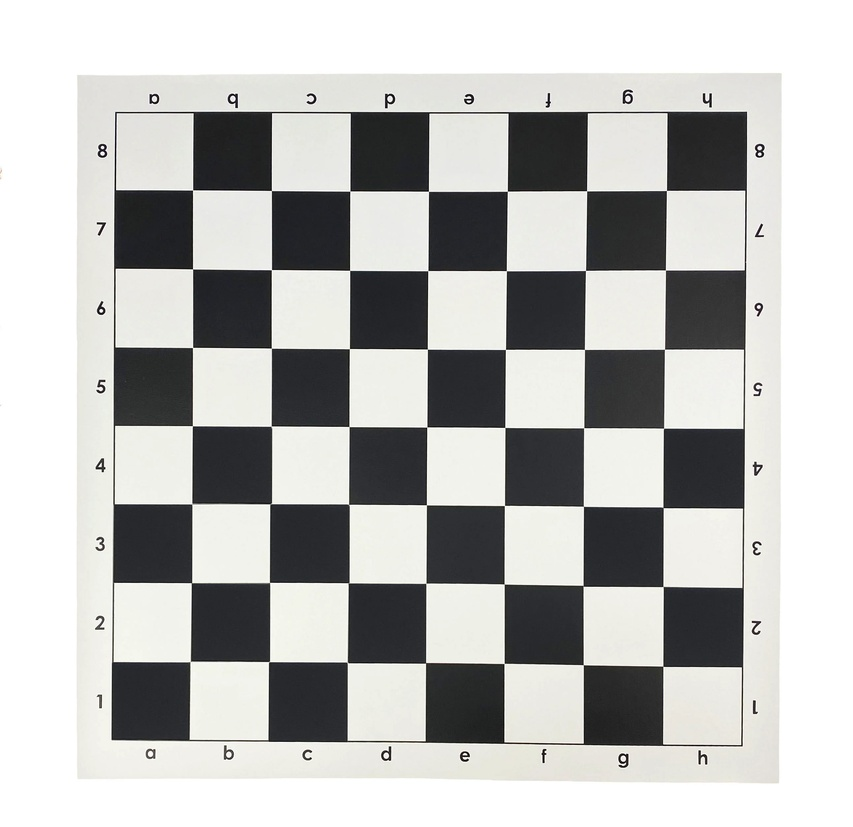
#> input picture Source for PE-20250718T112002Z-1-001/Source for PE/Feature Detection and Description/Image/chessboard.jpg, 853 x 827 px, shrunk from 2586 x 2506 before the run, found by its file name
$ jupyter execute Harris_Corner_Detection.ipynb
#> lines starting #> are read from the running program, lines starting #| are printed output that depends on the picture; after the words box and inside, x2 and y2 are one past the last pixel; in counts of white or black regions, pixels touching at a corner belong together
[cell 1]
from google.colab import drive
drive.mount('/content/drive')

# 📌 Harris Corner Detection - Detailed Explanation

## 🎯 Objective
Understand the concepts behind Harris Corner Detection and learn how to use the following OpenCV functions:

- `cv.cornerHarris()`
- `cv.cornerSubPix()`

---

## 📖 Basic Theory
In the previous lesson, we learned that **corners** are regions in an image with strong intensity changes in all directions.

---

## 👨‍🔬 Theoretical Background
This idea was introduced by **Chris Harris & Mike Stephens** in their 1988 paper:
📝 *"A Combined Corner and Edge Detector"*

---

## 📐 Mathematical Formulation

They modeled the intensity change for a small displacement $(u,v)$ using the equation:

$$
E(u,v) \approx
\begin{bmatrix}
u & v
\end{bmatrix}
M
\begin{bmatrix}
u \\
v
\end{bmatrix}
$$

Where **M** is the *structure matrix*:

$$
M = \sum
\begin{bmatrix}
I_x^2 & I_x I_y \\
I_x I_y & I_y^2
\end{bmatrix}
$$

- $I_x$, $I_y$: Image derivatives in the x and y directions
  *(Can be computed using `cv.Sobel()`)*

---

## 🧮 Corner Response Function R

To determine if a region is a corner, they introduced a response function:

$$
R = \det(M) - k \cdot (\text{trace}(M))^2
$$

Where:
- $\det(M) = \lambda_1 \cdot \lambda_2$
- $\text{trace}(M) = \lambda_1 + \lambda_2$
- $\lambda_1$, $\lambda_2$: Eigenvalues of matrix $M$
- $k$: Empirical constant, typically in the range **0.04–0.06**

---

## 📊 Interpretation of R values

| Case           | R Value        | Meaning               |
|----------------|----------------|------------------------|
| Small R        | $R < 0$        | Edge                  |
| Large R        | $R > 0$        | Good corner region    |

---

## 📊 Visual Interpretation

| Region Type | Eigenvalues $(\lambda_1, \lambda_2)$ | Description                           |
|-------------|--------------------------------------|---------------------------------------|
| Corner      | Both large, $\lambda_1 \approx \lambda_2$ | $E(u,v)$ increases in all directions |
| Edge        | One large, one small                 | $E(u,v)$ increases along the perpendicular |
| Flat        | Both small                           | Low intensity change                 |

---

### 🧪 Harris Corner Detection in OpenCV

[cell 2]
# Import necessary libraries
import numpy as np
import cv2 as cv
import matplotlib.pyplot as plt

# Load the image
filename = '/content/drive/MyDrive/FPT Material + Study/Sem 4/CPV301/Source for PE/Feature Detection and Description/Image/chessboard.jpg'
img = cv.imread(filename)
#> img is the input picture: shape (827, 853, 3); mean B, G, R 184.2, 186, 185.7
assert img is not None, "Could not open or find the image!"

# Convert to grayscale
gray = cv.cvtColor(img, cv.COLOR_BGR2GRAY)

# Detect corners using Harris Corner Detection
gray = np.float32(gray)
dst = cv.cornerHarris(gray, blockSize=2, ksize=3, k=0.04)
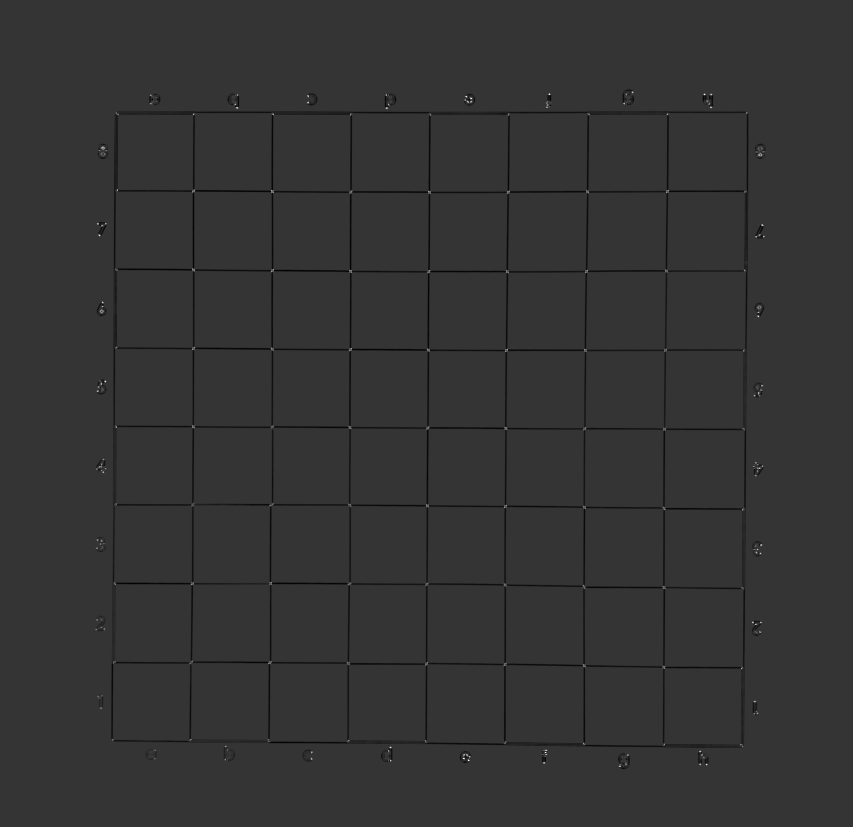
#> dst: shape (827, 853) float32; min -69283048, max 267114224, mean -1148356; drawn with min black and max white

# Dilate corner detections
dst = cv.dilate(dst, None)
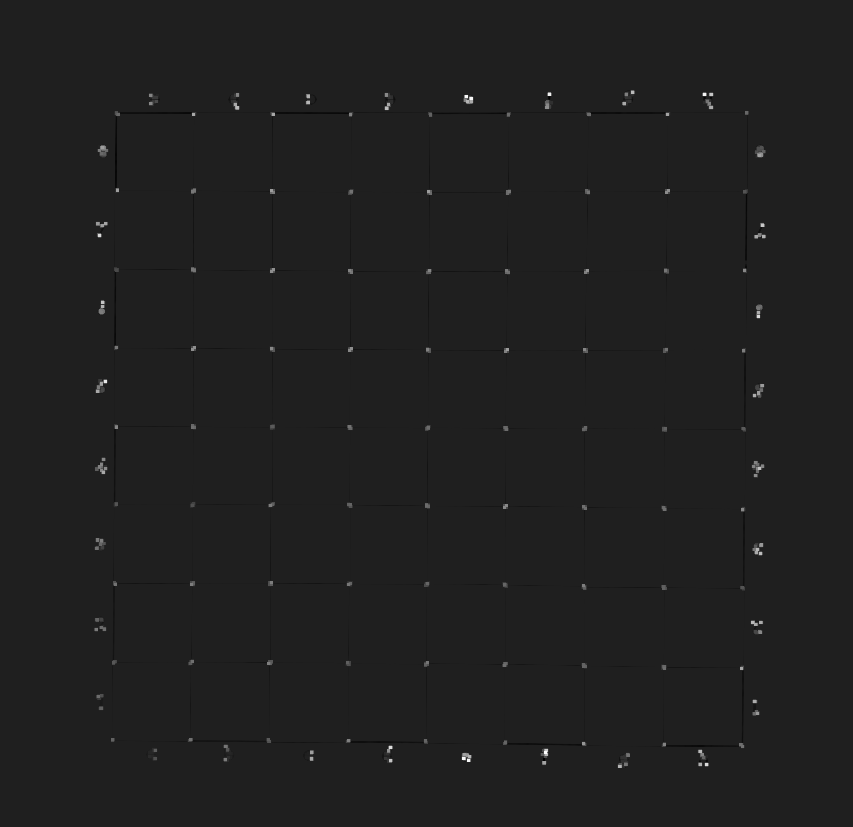
#> dst: shape (827, 853) float32; min -37905508, max 267114224, mean 422422.2; drawn with min black and max white

# Threshold for corner detection
threshold = 0.25 * dst.max()
#> threshold = 66778556

# Create a copy of the original image for marking corners
img_corners = img.copy()

# Draw circles at corner locations to make them more visible
for y in range(dst.shape[0]):
    for x in range(dst.shape[1]):
        if dst[y, x] > threshold:
            cv.circle(img_corners, (x, y), radius=5, color=(0, 0, 255), thickness=-1)
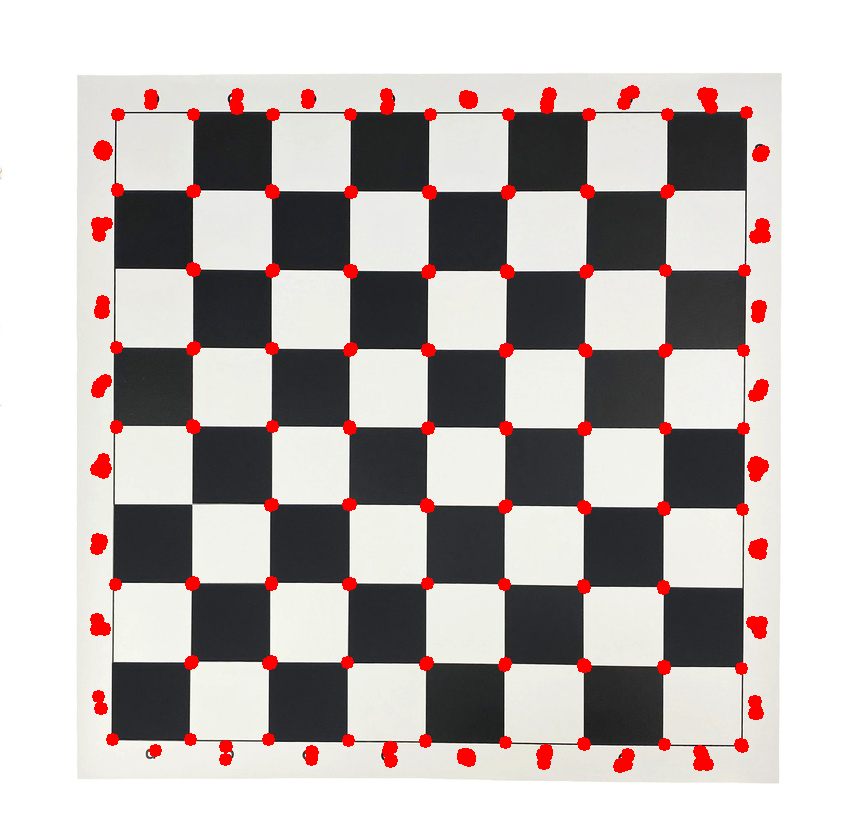
#> img_corners: shape (827, 853, 3); 3.05% of pixels changed, all inside (x1, y1, x2, y2) = (90, 85, 771, 773)

# Display results
plt.figure(figsize=(10, 10))
plt.subplot(1, 2, 1)
plt.imshow(cv.cvtColor(img, cv.COLOR_BGR2RGB))
plt.title('Original Image')
plt.axis('off')

plt.subplot(1, 2, 2)
plt.imshow(cv.cvtColor(img_corners, cv.COLOR_BGR2RGB))
plt.title('Harris Corners Detected')
plt.axis('off')
plt.show()
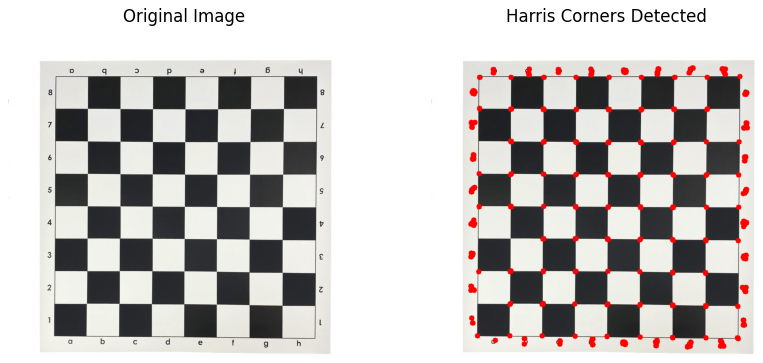
#> figure drawn by matplotlib, 2 panels
